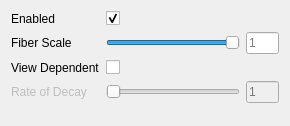
<?xml version="1.0" encoding="UTF-8"?>
<ui version="4.0">
 <class>fom_toolbox</class>
 <widget class="QWidget" name="fom_toolbox">
  <property name="geometry">
   <rect>
    <x>0</x>
    <y>0</y>
    <width>290</width>
    <height>126</height>
   </rect>
  </property>
  <property name="windowTitle">
   <string>Fiber Orientation Map Toolbox</string>
  </property>
  <layout class="QGridLayout" name="gridLayout">
   <item row="0" column="0">
    <widget class="QLabel" name="label_enabled">
     <property name="text">
      <string>Enabled</string>
     </property>
    </widget>
   </item>
   <item row="0" column="1">
    <widget class="QCheckBox" name="checkbox_enabled">
     <property name="sizePolicy">
      <sizepolicy hsizetype="Preferred" vsizetype="Preferred">
       <horstretch>0</horstretch>
       <verstretch>0</verstretch>
      </sizepolicy>
     </property>
     <property name="layoutDirection">
      <enum>Qt::LeftToRight</enum>
     </property>
     <property name="text">
      <string/>
     </property>
     <property name="checked">
      <bool>true</bool>
     </property>
    </widget>
   </item>
   <item row="1" column="0">
    <widget class="QLabel" name="label_scale">
     <property name="text">
      <string>Fiber Scale</string>
     </property>
    </widget>
   </item>
   <item row="1" column="1">
    <widget class="QSlider" name="slider_fiber_scale">
     <property name="sizePolicy">
      <sizepolicy hsizetype="Preferred" vsizetype="Preferred">
       <horstretch>4</horstretch>
       <verstretch>0</verstretch>
      </sizepolicy>
     </property>
     <property name="minimumSize">
      <size>
       <width>0</width>
       <height>0</height>
      </size>
     </property>
     <property name="minimum">
      <number>0</number>
     </property>
     <property name="maximum">
      <number>10000</number>
     </property>
     <property name="value">
      <number>10000</number>
     </property>
     <property name="orientation">
      <enum>Qt::Horizontal</enum>
     </property>
    </widget>
   </item>
   <item row="1" column="2">
    <widget class="QLineEdit" name="line_edit_fiber_scale">
     <property name="sizePolicy">
      <sizepolicy hsizetype="Preferred" vsizetype="Preferred">
       <horstretch>1</horstretch>
       <verstretch>0</verstretch>
      </sizepolicy>
     </property>
     <property name="placeholderText">
      <string>1</string>
     </property>
    </widget>
   </item>
   <item row="2" column="0">
    <widget class="QLabel" name="label_view_dependent">
     <property name="text">
      <string>View Dependent</string>
     </property>
    </widget>
   </item>
   <item row="2" column="1">
    <widget class="QCheckBox" name="checkbox_view_dependent">
     <property name="sizePolicy">
      <sizepolicy hsizetype="Preferred" vsizetype="Preferred">
       <horstretch>0</horstretch>
       <verstretch>0</verstretch>
      </sizepolicy>
     </property>
     <property name="layoutDirection">
      <enum>Qt::LeftToRight</enum>
     </property>
     <property name="text">
      <string/>
     </property>
     <property name="checked">
      <bool>false</bool>
     </property>
    </widget>
   </item>
   <item row="3" column="0">
    <widget class="QLabel" name="label_rate_of_decay">
     <property name="enabled">
      <bool>false</bool>
     </property>
     <property name="text">
      <string>Rate of Decay</string>
     </property>
    </widget>
   </item>
   <item row="3" column="1">
    <widget class="QSlider" name="slider_rate_of_decay">
     <property name="enabled">
      <bool>false</bool>
     </property>
     <property name="sizePolicy">
      <sizepolicy hsizetype="Preferred" vsizetype="Preferred">
       <horstretch>4</horstretch>
       <verstretch>0</verstretch>
      </sizepolicy>
     </property>
     <property name="minimumSize">
      <size>
       <width>0</width>
       <height>0</height>
      </size>
     </property>
     <property name="minimum">
      <number>1</number>
     </property>
     <property name="maximum">
      <number>100</number>
     </property>
     <property name="value">
      <number>1</number>
     </property>
     <property name="orientation">
      <enum>Qt::Horizontal</enum>
     </property>
    </widget>
   </item>
   <item row="3" column="2">
    <widget class="QLineEdit" name="line_edit_rate_of_decay">
     <property name="enabled">
      <bool>false</bool>
     </property>
     <property name="sizePolicy">
      <sizepolicy hsizetype="Preferred" vsizetype="Preferred">
       <horstretch>1</horstretch>
       <verstretch>0</verstretch>
      </sizepolicy>
     </property>
     <property name="text">
      <string/>
     </property>
     <property name="placeholderText">
      <string>1</string>
     </property>
    </widget>
   </item>
   <item row="4" column="0" colspan="3">
    <spacer name="spacer">
     <property name="orientation">
      <enum>Qt::Vertical</enum>
     </property>
     <property name="sizeHint" stdset="0">
      <size>
       <width>17</width>
       <height>244</height>
      </size>
     </property>
    </spacer>
   </item>
  </layout>
 </widget>
 <tabstops>
  <tabstop>checkbox_enabled</tabstop>
  <tabstop>slider_fiber_scale</tabstop>
  <tabstop>line_edit_fiber_scale</tabstop>
 </tabstops>
 <resources/>
 <connections/>
</ui>
